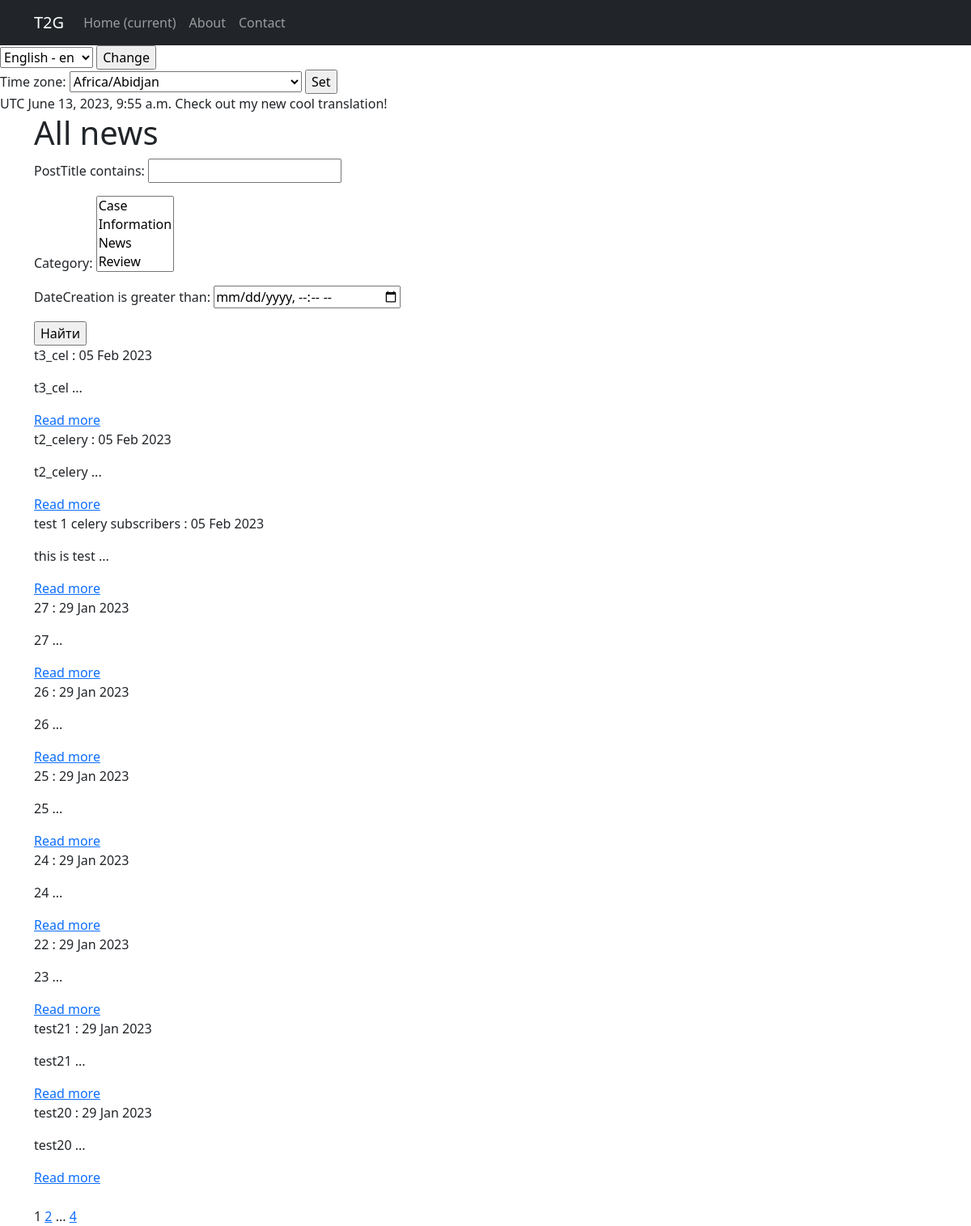
The page /news/ on the database as committed earlier.
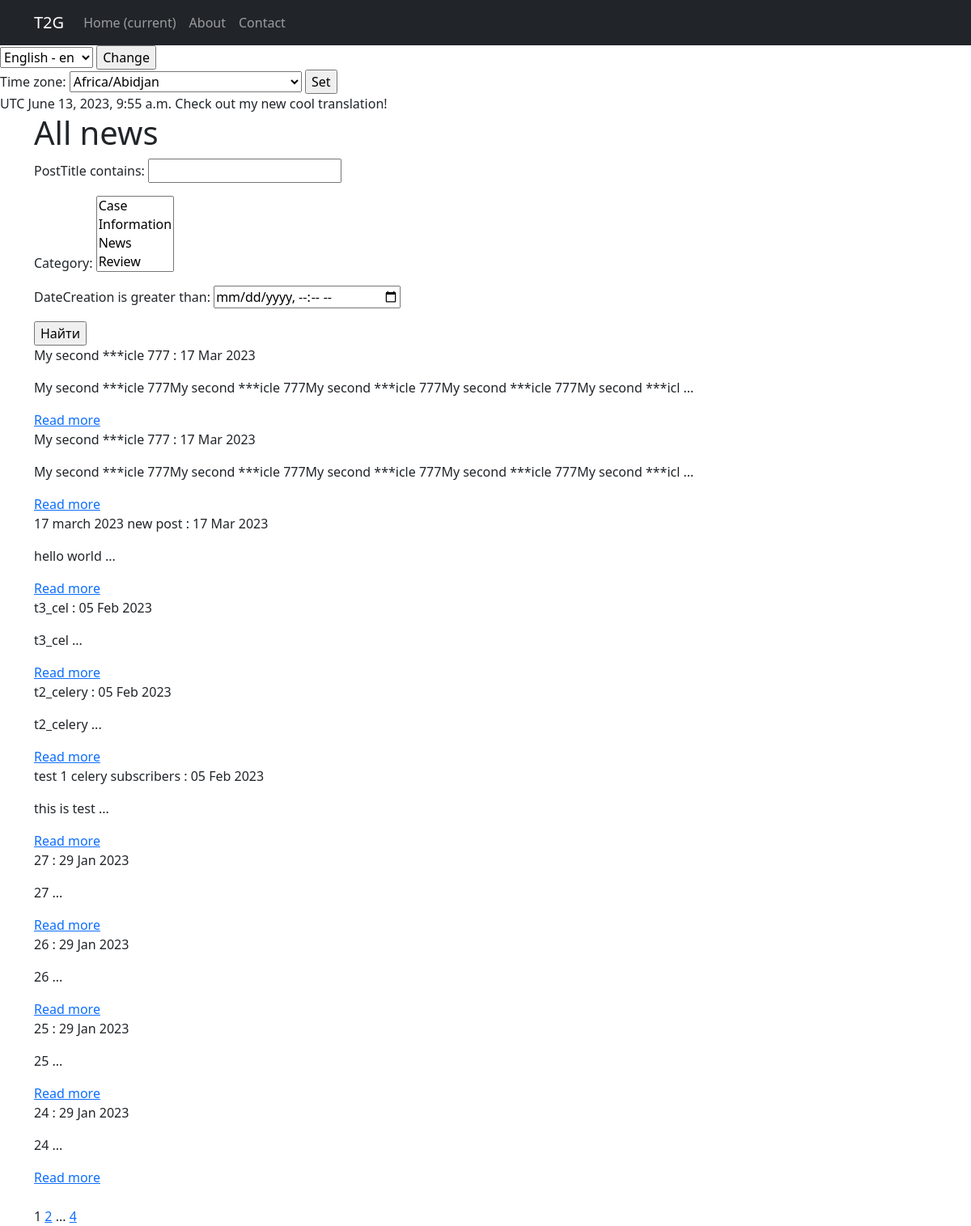
The same page on the database as committed later.
### NewsPortal/models.py (models this page shows, shortened)
class Post(models.Model): #post
    author = models.ForeignKey(Author,on_delete=models.CASCADE)
    NEWS = 'NW'
    ARTICLE = 'AR'
    POST = 'PST'
    CASES = 'CS'
    CATEGORY_CHOICES = (
        (NEWS, _('News')),
        (ARTICLE, 'Статья'),
        (POST, 'Пост'),
        (CASES, 'Кейс')
    )
    categoryType = models.CharField(max_length= 4, choices=CATEGORY_CHOICES, default=POST )
    dateCreation = models.DateTimeField(auto_now_add=True)
    postCategory = models.ManyToManyField(Category, through='PostCategory') #связь many2many с классом PostCategory
    postTitle = models.CharField(max_length = 255)
    postText = models.TextField()
    postRating = models.SmallIntegerField(default=0) #rating из класса автор
    slug = models.SlugField(max_length=128, unique=False, null=True)
    def get_absolute_url(self):
        return reverse('news:postDetail', kwargs = {'pk' : self.pk}) # здесь тоже пишем через :
    def preview(self):
        return f'{self.postText[0:100]}{" ..."}' #форматирование лучший вариант нежели просто конкатенация

### NewsPortal/views.py (the view, shortened to what this page needs)
# urls.py: path('news/', cache_page(60) (GetNews.as_view()), name='newslist'),#нужно убрать запятую между кэш и view
class GetNews(ListView):
    model = Post
    ordering = '-dateCreation'
    template_name = 'news/newslist.html'
    context_object_name = 'Posts'
    paginate_by = 10  # вот так мы можем указать количество записей на странице
    def get_queryset(self):
        queryset = super().get_queryset()
        self.filterset = PostFilter(self.request.GET, queryset)
        return self.filterset.qs
    def get_context_data(self, **kwargs):
        context = super().get_context_data(**kwargs)
        context['filterset'] = self.filterset
        context['current_time'] = timezone.now()
        context['timezones'] = pytz.common_timezones
        return context

### NewsPortal/models.py (called while the page is built)
    def __str__(self):
        return self.name

### NewsPortal/templatetags/custom_filters.py (called while the page is built)
@register.filter()
def censor(token):
    forbidden_words = ["Art", "трейдинг", "drug", "casino",]
    pat = re.compile("|".join(re.escape(w) for w in forbidden_words), flags=re.I)
    return pat.sub(lambda g: "*" * len(g.group(0)), token)

### NewsPortal/templatetags/custom_tags.py (called while the page is built)
@register.simple_tag(takes_context=True)
def url_replace(context, **kwargs):
   d = context['request'].GET.copy()
   for k, v in kwargs.items():
       d[k] = v
   return d.urlencode()

### NewsPortal/templates/news/newslist.html (shortened to what this page needs)
{% extends 'default.html' %}
{% load i18n %}
{% load tz %}
{% load custom_filters %}
{% load custom_tags %}
{% load cache %}
{% cache 300 content_block %}
{% block content %}
<h1> {% trans 'All news' %} </h1>
<form action="" method="get">
    {{ filterset.form.as_p }}
    <input type="submit" value="Найти" />
</form <hr>
{% for post in Posts %}
<p>{{ post.postTitle|censor }} : {{post.dateCreation|date:'d M Y'}}
<p>
<p>{{ post.preview|censor}} </p>
<a href="{{post.get_absolute_url }}"> {% trans 'Read more' %}</a>
{% endfor %}
<br>
<br>
{{ page_obj.number }}
{% if page_obj.has_next %}
<a href="?{% url_replace page=page_obj.next_page_number %}">{{ page_obj.next_page_number }}</a>
{% if paginator.num_pages != page_obj.next_page_number %}
...
<a href="?{% url_replace page=page_obj.paginator.num_pages %}">{{ page_obj.paginator.num_pages }}</a>
{% endif %}
{% endif %}
{% endblock content %}
{% endcache %}

Rows that differ between the two databases and show on the page:
no longer on this page (row unchanged): Post: postTitle|censor "22", dateCreation "29 Jan 2023", preview|censor "23 ..."
no longer on this page (row unchanged): Post: postTitle|censor "test21", dateCreation "29 Jan 2023", preview|censor "test21 ..."
no longer on this page (row unchanged): Post: postTitle|censor "test20", dateCreation "29 Jan 2023", preview|censor "test20 ..."
added Post: postTitle|censor "My second ***icle 777", dateCreation "17 Mar 2023", preview|censor "My second ***icle 777My second ***icle 777My second ***icle 777My second ***icle 777My second ***icl ..."
added Post: postTitle|censor "My second ***icle 777", dateCreation "17 Mar 2023", preview|censor "My second ***icle 777My second ***icle 777My second ***icle 777My second ***icle 777My second ***icl ..."
added Post: postTitle|censor "17 march 2023 new post", dateCreation "17 Mar 2023", preview|censor "hello world ..."
